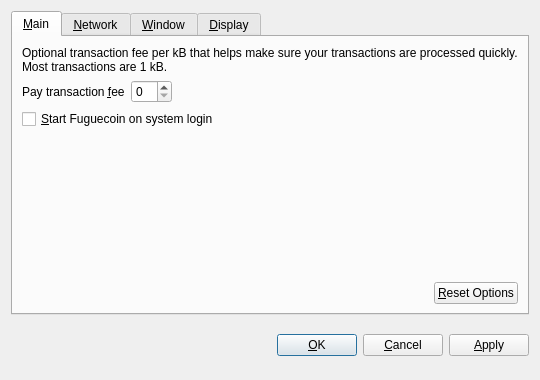
<?xml version="1.0" encoding="UTF-8"?>
<ui version="4.0">
 <class>OptionsDialog</class>
 <widget class="QDialog" name="OptionsDialog">
  <property name="geometry">
   <rect>
    <x>0</x>
    <y>0</y>
    <width>540</width>
    <height>380</height>
   </rect>
  </property>
  <property name="windowTitle">
   <string>Options</string>
  </property>
  <property name="modal">
   <bool>true</bool>
  </property>
  <layout class="QVBoxLayout" name="verticalLayout">
   <item>
    <widget class="QTabWidget" name="tabWidget">
     <property name="tabPosition">
      <enum>QTabWidget::North</enum>
     </property>
     <property name="currentIndex">
      <number>0</number>
     </property>
     <widget class="QWidget" name="tabMain">
      <attribute name="title">
       <string>&amp;Main</string>
      </attribute>
      <layout class="QVBoxLayout" name="verticalLayout_Main">
       <item>
        <widget class="QLabel" name="transactionFeeInfoLabel">
         <property name="text">
          <string>Optional transaction fee per kB that helps make sure your transactions are processed quickly. Most transactions are 1 kB.</string>
         </property>
         <property name="textFormat">
          <enum>Qt::PlainText</enum>
         </property>
         <property name="wordWrap">
          <bool>true</bool>
         </property>
        </widget>
       </item>
       <item>
        <layout class="QHBoxLayout" name="horizontalLayout_1_Main">
         <item>
          <widget class="QLabel" name="transactionFeeLabel">
           <property name="text">
            <string>Pay transaction &amp;fee</string>
           </property>
           <property name="textFormat">
            <enum>Qt::PlainText</enum>
           </property>
           <property name="buddy">
            <cstring>transactionFee</cstring>
           </property>
          </widget>
         </item>
         <item>
          <widget class="BitcoinAmountField" name="transactionFee"/>
         </item>
         <item>
          <spacer name="horizontalSpacer_1_Main">
           <property name="orientation">
            <enum>Qt::Horizontal</enum>
           </property>
           <property name="sizeHint" stdset="0">
            <size>
             <width>40</width>
             <height>20</height>
            </size>
           </property>
          </spacer>
         </item>
        </layout>
       </item>
       <item>
        <widget class="QCheckBox" name="bitcoinAtStartup">
         <property name="toolTip">
          <string>Automatically start Fuguecoin after logging in to the system.</string>
         </property>
         <property name="text">
          <string>&amp;Start Fuguecoin on system login</string>
         </property>
        </widget>
       </item>
       <item>
        <spacer name="verticalSpacer_Main">
         <property name="orientation">
          <enum>Qt::Vertical</enum>
         </property>
         <property name="sizeHint" stdset="0">
          <size>
           <width>20</width>
           <height>40</height>
          </size>
         </property>
        </spacer>
       </item>
       <item>
        <layout class="QHBoxLayout" name="horizontalLayout_2_Main">
         <item>
          <spacer name="horizontalSpacer_2_Main">
           <property name="orientation">
            <enum>Qt::Horizontal</enum>
           </property>
           <property name="sizeHint" stdset="0">
            <size>
             <width>40</width>
             <height>20</height>
            </size>
           </property>
          </spacer>
         </item>
         <item>
          <widget class="QPushButton" name="resetButton">
           <property name="toolTip">
            <string>Reset all client options to default.</string>
           </property>
           <property name="text">
            <string>&amp;Reset Options</string>
           </property>
           <property name="autoDefault">
            <bool>false</bool>
           </property>
          </widget>
         </item>
        </layout>
       </item>
      </layout>
     </widget>
     <widget class="QWidget" name="tabNetwork">
      <attribute name="title">
       <string>&amp;Network</string>
      </attribute>
      <layout class="QVBoxLayout" name="verticalLayout_Network">
       <item>
        <widget class="QCheckBox" name="mapPortUpnp">
         <property name="toolTip">
          <string>Automatically open the Fuguecoin client port on the router. This only works when your router supports UPnP and it is enabled.</string>
         </property>
         <property name="text">
          <string>Map port using &amp;UPnP</string>
         </property>
        </widget>
       </item>
       <item>
        <widget class="QCheckBox" name="connectSocks">
         <property name="toolTip">
          <string>Connect to the Fuguecoin network through a SOCKS proxy (e.g. when connecting through Tor).</string>
         </property>
         <property name="text">
          <string>&amp;Connect through SOCKS proxy:</string>
         </property>
        </widget>
       </item>
       <item>
        <layout class="QHBoxLayout" name="horizontalLayout_Network">
         <item>
          <widget class="QLabel" name="proxyIpLabel">
           <property name="text">
            <string>Proxy &amp;IP:</string>
           </property>
           <property name="textFormat">
            <enum>Qt::PlainText</enum>
           </property>
           <property name="buddy">
            <cstring>proxyIp</cstring>
           </property>
          </widget>
         </item>
         <item>
          <widget class="QValidatedLineEdit" name="proxyIp">
           <property name="maximumSize">
            <size>
             <width>140</width>
             <height>16777215</height>
            </size>
           </property>
           <property name="toolTip">
            <string>IP address of the proxy (e.g. 127.0.0.1)</string>
           </property>
          </widget>
         </item>
         <item>
          <widget class="QLabel" name="proxyPortLabel">
           <property name="text">
            <string>&amp;Port:</string>
           </property>
           <property name="textFormat">
            <enum>Qt::PlainText</enum>
           </property>
           <property name="buddy">
            <cstring>proxyPort</cstring>
           </property>
          </widget>
         </item>
         <item>
          <widget class="QLineEdit" name="proxyPort">
           <property name="maximumSize">
            <size>
             <width>55</width>
             <height>16777215</height>
            </size>
           </property>
           <property name="toolTip">
            <string>Port of the proxy (e.g. 9050)</string>
           </property>
          </widget>
         </item>
         <item>
          <widget class="QLabel" name="socksVersionLabel">
           <property name="text">
            <string>SOCKS &amp;Version:</string>
           </property>
           <property name="textFormat">
            <enum>Qt::PlainText</enum>
           </property>
           <property name="buddy">
            <cstring>socksVersion</cstring>
           </property>
          </widget>
         </item>
         <item>
          <widget class="QValueComboBox" name="socksVersion">
           <property name="toolTip">
            <string>SOCKS version of the proxy (e.g. 5)</string>
           </property>
          </widget>
         </item>
         <item>
          <spacer name="horizontalSpacer_Network">
           <property name="orientation">
            <enum>Qt::Horizontal</enum>
           </property>
           <property name="sizeHint" stdset="0">
            <size>
             <width>40</width>
             <height>20</height>
            </size>
           </property>
          </spacer>
         </item>
        </layout>
       </item>
       <item>
        <spacer name="verticalSpacer_Network">
         <property name="orientation">
          <enum>Qt::Vertical</enum>
         </property>
         <property name="sizeHint" stdset="0">
          <size>
           <width>20</width>
           <height>40</height>
          </size>
         </property>
        </spacer>
       </item>
      </layout>
     </widget>
     <widget class="QWidget" name="tabWindow">
      <attribute name="title">
       <string>&amp;Window</string>
      </attribute>
      <layout class="QVBoxLayout" name="verticalLayout_Window">
       <item>
        <widget class="QCheckBox" name="minimizeToTray">
         <property name="toolTip">
          <string>Show only a tray icon after minimizing the window.</string>
         </property>
         <property name="text">
          <string>&amp;Minimize to the tray instead of the taskbar</string>
         </property>
        </widget>
       </item>
       <item>
        <widget class="QCheckBox" name="minimizeOnClose">
         <property name="toolTip">
          <string>Minimize instead of exit the application when the window is closed. When this option is enabled, the application will be closed only after selecting Quit in the menu.</string>
         </property>
         <property name="text">
          <string>M&amp;inimize on close</string>
         </property>
        </widget>
       </item>
       <item>
        <spacer name="verticalSpacer_Window">
         <property name="orientation">
          <enum>Qt::Vertical</enum>
         </property>
         <property name="sizeHint" stdset="0">
          <size>
           <width>20</width>
           <height>40</height>
          </size>
         </property>
        </spacer>
       </item>
      </layout>
     </widget>
     <widget class="QWidget" name="tabDisplay">
      <attribute name="title">
       <string>&amp;Display</string>
      </attribute>
      <layout class="QVBoxLayout" name="verticalLayout_Display">
       <item>
        <layout class="QHBoxLayout" name="horizontalLayout_1_Display">
         <item>
          <widget class="QLabel" name="langLabel">
           <property name="text">
            <string>User Interface &amp;language:</string>
           </property>
           <property name="textFormat">
            <enum>Qt::PlainText</enum>
           </property>
           <property name="buddy">
            <cstring>lang</cstring>
           </property>
          </widget>
         </item>
         <item>
          <widget class="QValueComboBox" name="lang">
           <property name="toolTip">
            <string>The user interface language can be set here. This setting will take effect after restarting Fuguecoin.</string>
           </property>
          </widget>
         </item>
        </layout>
       </item>
       <item>
        <layout class="QHBoxLayout" name="horizontalLayout_2_Display">
         <item>
          <widget class="QLabel" name="unitLabel">
           <property name="text">
            <string>&amp;Unit to show amounts in:</string>
           </property>
           <property name="textFormat">
            <enum>Qt::PlainText</enum>
           </property>
           <property name="buddy">
            <cstring>unit</cstring>
           </property>
          </widget>
         </item>
         <item>
          <widget class="QValueComboBox" name="unit">
           <property name="toolTip">
            <string>Choose the default subdivision unit to show in the interface and when sending coins.</string>
           </property>
          </widget>
         </item>
        </layout>
       </item>
       <item>
        <widget class="QCheckBox" name="displayAddresses">
         <property name="toolTip">
          <string>Whether to show Fuguecoin addresses in the transaction list or not.</string>
         </property>
         <property name="text">
          <string>&amp;Display addresses in transaction list</string>
         </property>
        </widget>
       </item>
       <item>
        <widget class="QCheckBox" name="coinControlFeatures">
         <property name="toolTip">
          <string>Whether to show coin control features or not.</string>
         </property>
         <property name="text">
          <string>Display coin &amp;control features (experts only!)</string>
         </property>
        </widget>
       </item>
       <item>
        <spacer name="verticalSpacer_Display">
         <property name="orientation">
          <enum>Qt::Vertical</enum>
         </property>
         <property name="sizeHint" stdset="0">
          <size>
           <width>20</width>
           <height>40</height>
          </size>
         </property>
        </spacer>
       </item>
      </layout>
     </widget>
    </widget>
   </item>
   <item>
    <layout class="QHBoxLayout" name="horizontalLayout_Buttons">
     <item>
      <spacer name="horizontalSpacer_1">
       <property name="orientation">
        <enum>Qt::Horizontal</enum>
       </property>
       <property name="sizeHint" stdset="0">
        <size>
         <width>40</width>
         <height>48</height>
        </size>
       </property>
      </spacer>
     </item>
     <item>
      <widget class="QLabel" name="statusLabel">
       <property name="font">
        <font>
         <weight>75</weight>
         <bold>true</bold>
        </font>
       </property>
       <property name="text">
        <string/>
       </property>
       <property name="textFormat">
        <enum>Qt::PlainText</enum>
       </property>
       <property name="wordWrap">
        <bool>true</bool>
       </property>
      </widget>
     </item>
     <item>
      <spacer name="horizontalSpacer_2">
       <property name="orientation">
        <enum>Qt::Horizontal</enum>
       </property>
       <property name="sizeHint" stdset="0">
        <size>
         <width>40</width>
         <height>48</height>
        </size>
       </property>
      </spacer>
     </item>
     <item>
      <widget class="QPushButton" name="okButton">
       <property name="text">
        <string>&amp;OK</string>
       </property>
      </widget>
     </item>
     <item>
      <widget class="QPushButton" name="cancelButton">
       <property name="text">
        <string>&amp;Cancel</string>
       </property>
       <property name="autoDefault">
        <bool>false</bool>
       </property>
      </widget>
     </item>
     <item>
      <widget class="QPushButton" name="applyButton">
       <property name="text">
        <string>&amp;Apply</string>
       </property>
       <property name="autoDefault">
        <bool>false</bool>
       </property>
      </widget>
     </item>
    </layout>
   </item>
  </layout>
 </widget>
 <customwidgets>
  <customwidget>
   <class>BitcoinAmountField</class>
   <extends>QSpinBox</extends>
   <header>bitcoinamountfield.h</header>
  </customwidget>
  <customwidget>
   <class>QValueComboBox</class>
   <extends>QComboBox</extends>
   <header>qvaluecombobox.h</header>
  </customwidget>
  <customwidget>
   <class>QValidatedLineEdit</class>
   <extends>QLineEdit</extends>
   <header>qvalidatedlineedit.h</header>
  </customwidget>
 </customwidgets>
 <resources/>
 <connections/>
</ui>
